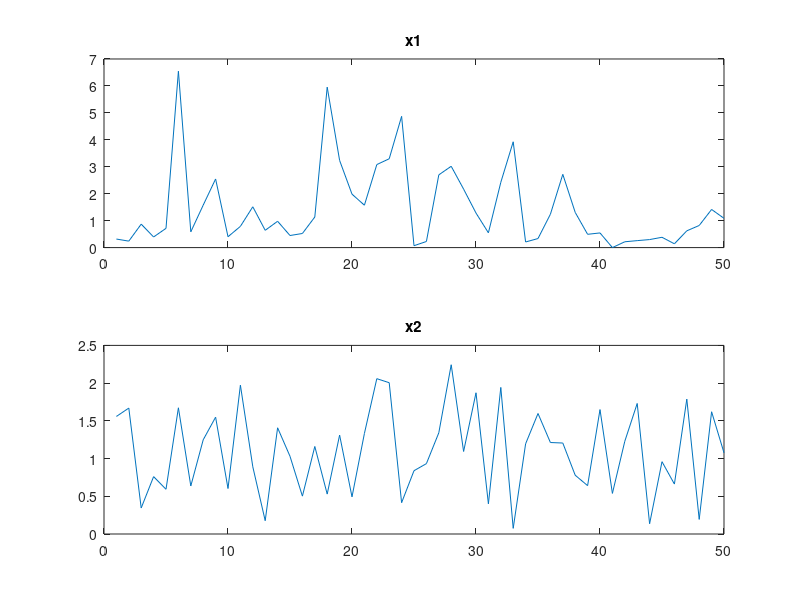
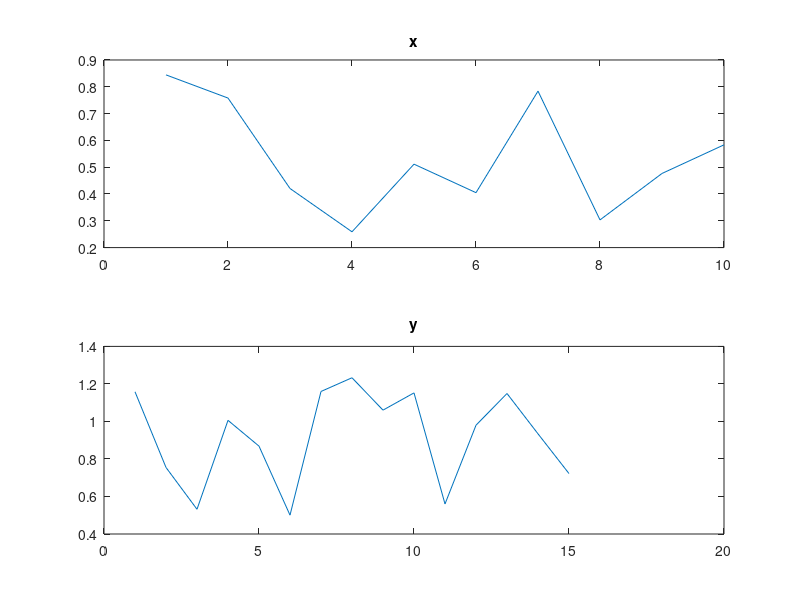

Source code (MATLAB) for these figures, in order:
%% DJC - 2-10-2016
% This is a script to try and compare the two sample kolmogorov-smirnov
% test to the Mann Whitney rank sum test in MATLAB using examples from the
% MATLAB website 

% from Kolmogorov-Smironov example

x1 = wblrnd(1,1,1,50);
x2 = wblrnd(1.2,2,1,50);

figure
subplot(2,1,1)
plot(x1)
title('x1')
subplot(2,1,2)
plot(x2)
title('x2')



[pR,hR,statsR] = ranksum(x1,x2)

[hK,pK,k2stat] = kstest2(x1,x2)

% from rank sum example

rng('default') % for reproducibility
x = unifrnd(0,1,10,1);
y = unifrnd(0.25,1.25,15,1);


figure
subplot(2,1,1)
plot(x)
title('x')
subplot(2,1,2)
plot(y)
title('y')


[pR,hR,statsR] = ranksum(x,y)

[hK,pK,k2stat] = kstest2(x,y)